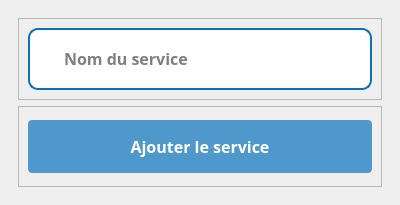
<?xml version="1.0" encoding="UTF-8"?>
<ui version="4.0">
 <class>Dialog</class>
 <widget class="QDialog" name="Dialog">
  <property name="geometry">
   <rect>
    <x>0</x>
    <y>0</y>
    <width>400</width>
    <height>205</height>
   </rect>
  </property>
  <property name="windowTitle">
   <string>Dialog</string>
  </property>
  <layout class="QVBoxLayout" name="verticalLayout">
   <property name="spacing">
    <number>0</number>
   </property>
   <property name="leftMargin">
    <number>0</number>
   </property>
   <property name="topMargin">
    <number>0</number>
   </property>
   <property name="rightMargin">
    <number>0</number>
   </property>
   <property name="bottomMargin">
    <number>0</number>
   </property>
   <item>
    <widget class="QWidget" name="widget" native="true">
     <layout class="QVBoxLayout" name="verticalLayout_2">
      <property name="spacing">
       <number>0</number>
      </property>
      <property name="leftMargin">
       <number>0</number>
      </property>
      <property name="topMargin">
       <number>0</number>
      </property>
      <property name="rightMargin">
       <number>0</number>
      </property>
      <property name="bottomMargin">
       <number>0</number>
      </property>
      <item>
       <widget class="QWidget" name="widget_2" native="true">
        <layout class="QVBoxLayout" name="verticalLayout_3">
         <item>
          <widget class="QWidget" name="widget_3" native="true">
           <layout class="QVBoxLayout" name="verticalLayout_4">
            <item>
             <widget class="QFrame" name="frame">
              <property name="styleSheet">
               <string notr="true"/>
              </property>
              <property name="frameShape">
               <enum>QFrame::StyledPanel</enum>
              </property>
              <property name="frameShadow">
               <enum>QFrame::Raised</enum>
              </property>
              <layout class="QVBoxLayout" name="verticalLayout_5">
               <item>
                <widget class="QFrame" name="input">
                 <property name="styleSheet">
                  <string notr="true">#input{
	background:white;
	border-radius:10px;
	border:2px  solid rgb(10, 114, 189);
}

#lineEdit{
	border: none;
}</string>
                 </property>
                 <property name="frameShape">
                  <enum>QFrame::StyledPanel</enum>
                 </property>
                 <property name="frameShadow">
                  <enum>QFrame::Raised</enum>
                 </property>
                 <layout class="QHBoxLayout" name="horizontalLayout">
                  <property name="spacing">
                   <number>0</number>
                  </property>
                  <property name="leftMargin">
                   <number>10</number>
                  </property>
                  <property name="topMargin">
                   <number>0</number>
                  </property>
                  <property name="rightMargin">
                   <number>0</number>
                  </property>
                  <property name="bottomMargin">
                   <number>0</number>
                  </property>
                  <item>
                   <widget class="QLabel" name="label_2">
                    <property name="maximumSize">
                     <size>
                      <width>30</width>
                      <height>30</height>
                     </size>
                    </property>
                    <property name="text">
                     <string/>
                    </property>
                    <property name="pixmap">
                     <pixmap>../../../../../static/asset/icons/blue/server.svg</pixmap>
                    </property>
                    <property name="scaledContents">
                     <bool>true</bool>
                    </property>
                   </widget>
                  </item>
                  <item>
                   <widget class="QLineEdit" name="serviceInput">
                    <property name="font">
                     <font>
                      <family>GeForce</family>
                      <pointsize>12</pointsize>
                      <weight>75</weight>
                      <bold>true</bold>
                     </font>
                    </property>
                    <property name="styleSheet">
                     <string notr="true">padding:15px;
border-radius:10px</string>
                    </property>
                    <property name="placeholderText">
                     <string>Nom du service</string>
                    </property>
                   </widget>
                  </item>
                 </layout>
                </widget>
               </item>
              </layout>
             </widget>
            </item>
            <item>
             <widget class="QFrame" name="frame_2">
              <property name="frameShape">
               <enum>QFrame::StyledPanel</enum>
              </property>
              <property name="frameShadow">
               <enum>QFrame::Raised</enum>
              </property>
              <layout class="QVBoxLayout" name="verticalLayout_9">
               <item>
                <widget class="QPushButton" name="addService">
                 <property name="font">
                  <font>
                   <family>GeForce</family>
                   <pointsize>12</pointsize>
                   <weight>75</weight>
                   <bold>true</bold>
                  </font>
                 </property>
                 <property name="cursor">
                  <cursorShape>PointingHandCursor</cursorShape>
                 </property>
                 <property name="styleSheet">
                  <string notr="true">#addService{
	background: rgb(10, 114, 189, 0.7);
	color: rgb(255, 255, 255);
	border-radius:4px;
	padding: 15px
}

#addService:hover{
	background: rgb(10, 114, 189, 1);
	border-radius:4px
}
</string>
                 </property>
                 <property name="text">
                  <string>Ajouter le service</string>
                 </property>
                 <property name="icon">
                  <iconset>
                   <normaloff>../../../../../static/asset/icons/white/save.svg</normaloff>../../../../../static/asset/icons/white/save.svg</iconset>
                 </property>
                 <property name="iconSize">
                  <size>
                   <width>25</width>
                   <height>25</height>
                  </size>
                 </property>
                </widget>
               </item>
              </layout>
             </widget>
            </item>
           </layout>
          </widget>
         </item>
        </layout>
       </widget>
      </item>
     </layout>
    </widget>
   </item>
  </layout>
 </widget>
 <resources/>
 <connections/>
</ui>
